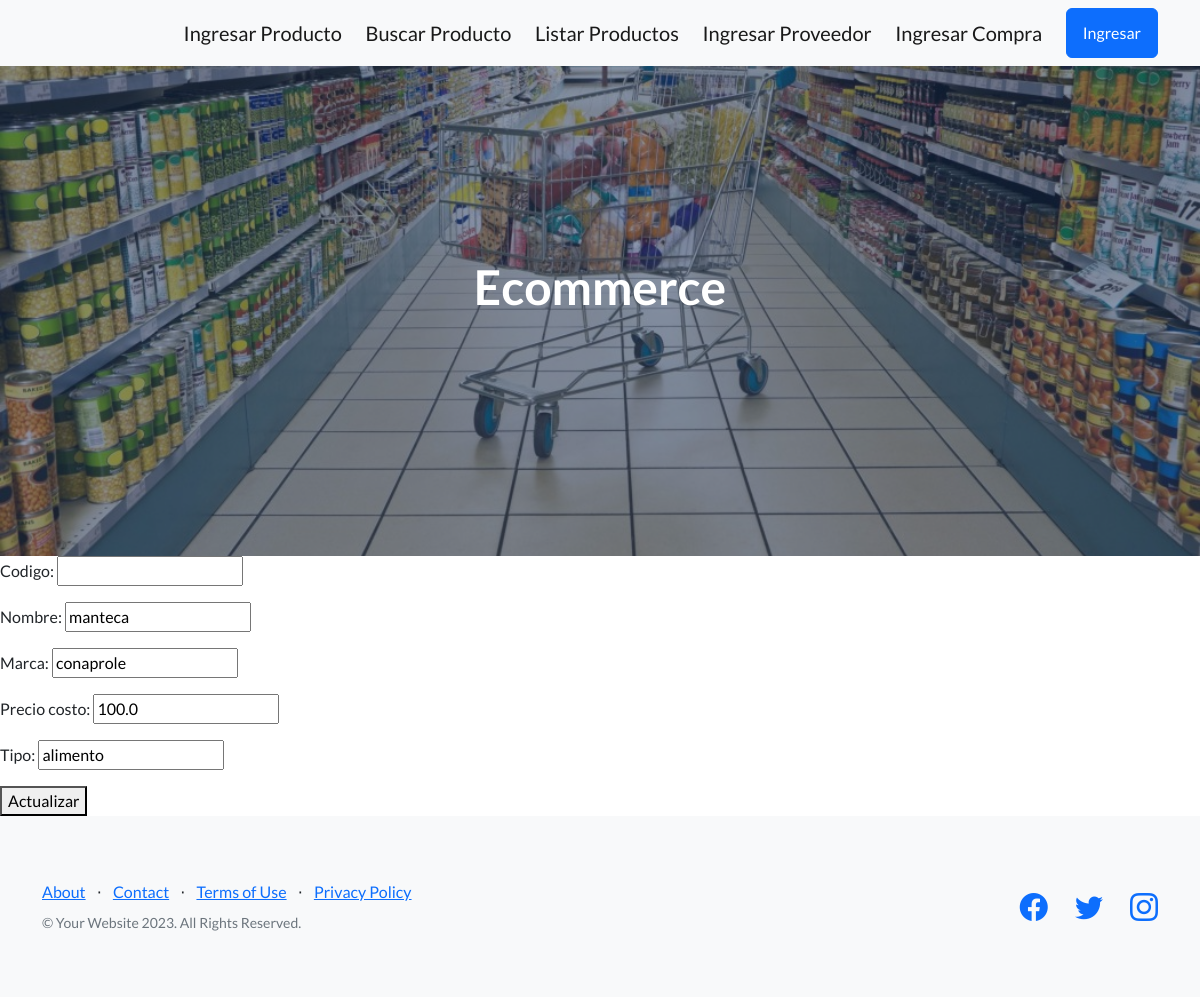
/edita-producto/100, run on the app's committed database.
### EntregaApp/models.py (models this page shows, shortened)
class Producto(models.Model):
  codigo = models.CharField(max_length=30)
  nombre = models.CharField(max_length=30)
  marca = models.CharField(max_length=30)
  precio_costo = models.FloatField()
  tipo = models.CharField(max_length=30)

### EntregaApp/views.py (the view)
# urls.py: path('edita-producto/<int:codigo>', editar_producto, name='EditaProducto'),
def editar_producto(req, codigo):
  if req.method == 'POST':
    formulario = ProdFormulario(req.POST)
    if formulario.is_valid():
      data = formulario.cleaned_data
      producto = Producto.objects.get(codigo=codigo)
      producto.nombre = data["nombre"]
      producto.marca = data["marca"]
      producto.precio_costo = data["precio_costo"]
      producto.tipo = data["tipo"]
      producto.save()
      return render(req, TEMPLATE_INICIO, {"message": "Producto actualizado con éxito"})
    else:
      return render(req, TEMPLATE_INICIO, {"message": "Datos no válidos"})
  else:
    producto = Producto.objects.get(codigo=codigo)
    formulario = ProdFormulario(initial={
      "nombre": producto.nombre,
      "marca": producto.marca,
      "precio_costo": producto.precio_costo,
      "tipo": producto.tipo,
    })
    return render(req, "editar_producto.html", {"formulario": formulario, "codigo": producto.codigo})

### EntregaApp/forms.py
class ProdFormulario(forms.Form):
  codigo = forms.CharField(max_length=30)
  nombre = forms.CharField(max_length=30)
  marca = forms.CharField(max_length=30)
  precio_costo = forms.FloatField()
  tipo = forms.CharField(max_length=30)

### EntregaApp/templates/editar_producto.html
{% extends 'padre.html' %}
{% block contenidoQueCambia %}
<form action="{% url 'EditaProducto' codigo %}" method="post">{% csrf_token %}
  {{formulario.as_p}}
  <button type="submit"> Actualizar </button>
</form>
{% endblock contenidoQueCambia %}

### data on the page
Producto: nombre "manteca", marca "conaprole", precio_costo "100.0", tipo "alimento"
